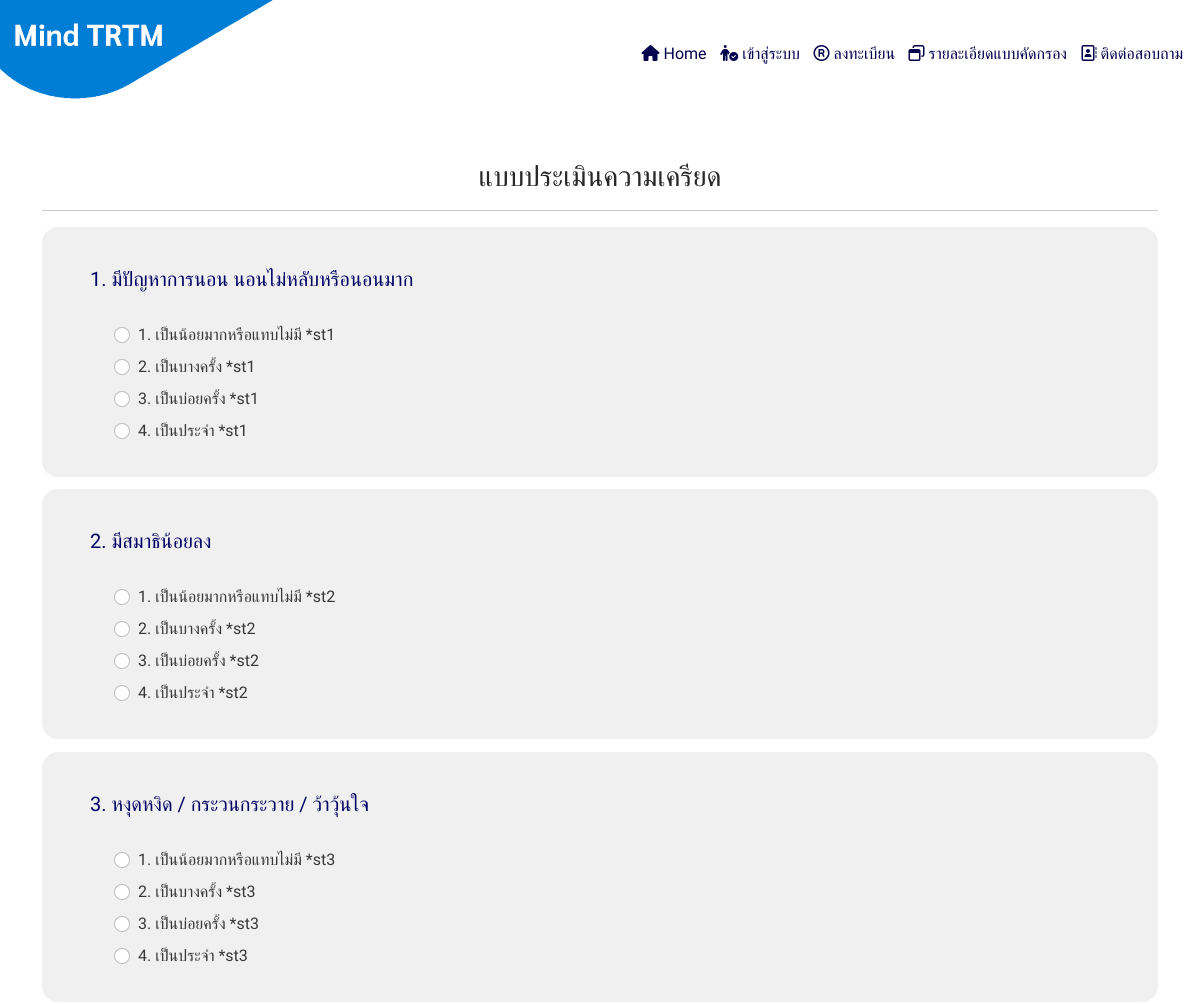
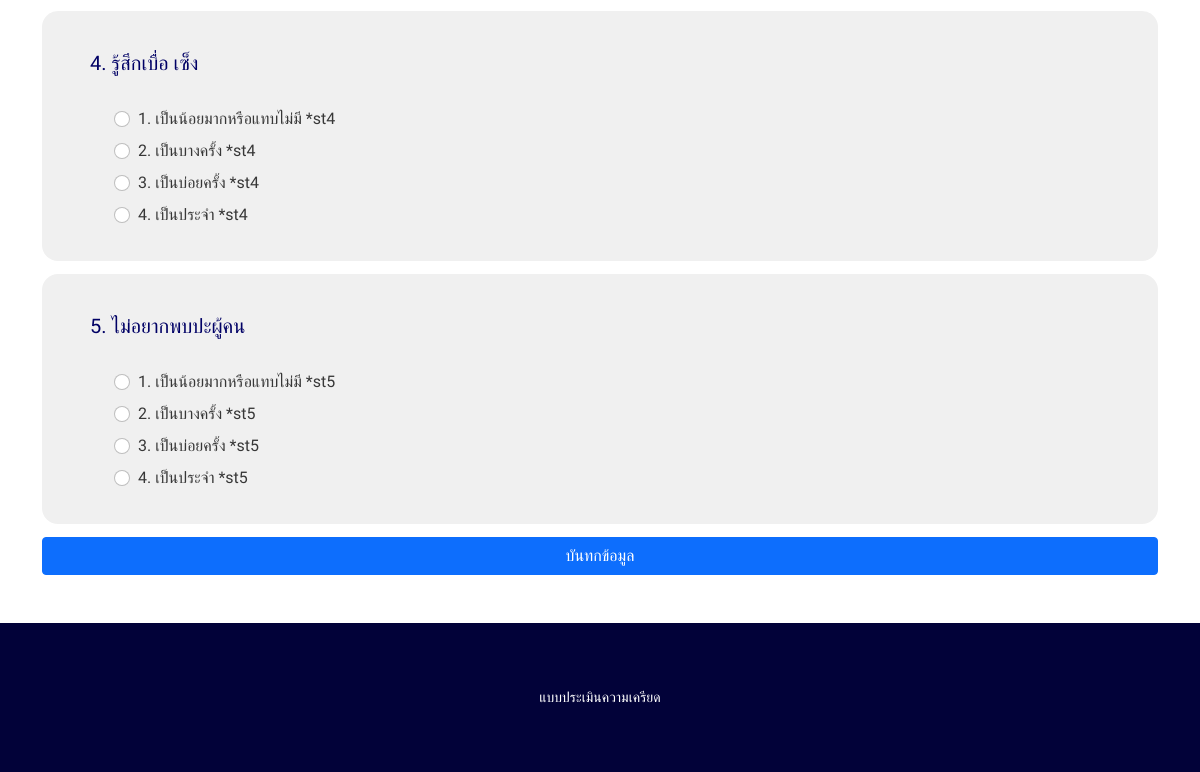
Screenshot of /question2.php with the database file from the repository (2 pictures, top to bottom).
### tables this page shows
CREATE TABLE `qt_2` (
  `qt2_id` int(11) NOT NULL,
  `qt2_title` text NOT NULL
);

### question2.php (the view, shortened to what this page needs)
<!DOCTYPE html>
<html lang="en">
<head>
    <link rel="stylesheet" href="css/style.css">
    <link rel="stylesheet" href="css/banner.css">
    <link rel="stylesheet" href="css/qt.css">
    <link rel="stylesheet" href="dist/css/bootstrap.min.css">
    <link rel="stylesheet" href="https://cdnjs.cloudflare.com/ajax/libs/animate.css/4.1.1/animate.min.css" />
</head>
<body>
    <?php include('banner/banner.php'); ?>
    <form method="POST" action="question2Insert.php">
        <div class="container" style="margin-top: 10rem;">
            <div class="col-md-12">
                <div class="headQ">
                    <h3>แบบประเมินความเครียด</h3>
                    <hr>
                </div>
                <?php
                include 'config/connect.php';
                $stmt = $coon->prepare(" SELECT* FROM qt_2 ");
                $stmt->execute();
                $nn = 1;
                while ($row = $stmt->fetch(PDO::FETCH_ASSOC)) {
                ?>
                    <div class="mainQ">
                        <div class="headTitle">
                            <h6><?= $row["qt2_title"] ?></h6>
                        </div>
                        <div class="subQ">
                            <div class="form-check mm1">
                                <input class="form-check-input st<?= $row["qt2_id"] ?>" type="radio" name="st<?= $row["qt2_id"] ?>" id="flexRadioDefault<?= $nn ?>-1" value="0">
                                <label class="form-check-label" for="flexRadioDefault<?= $nn ?>-1">
                                    1. เป็นน้อยมากหรือแทบไม่มี *st<?= $row["qt2_id"] ?>
                                </label>
                            </div>
                            <div class="form-check mm1">
                                <input class="form-check-input st<?= $row["qt2_id"] ?>" type="radio" name="st<?= $row["qt2_id"] ?>" id="flexRadioDefault<?= $nn ?>-2" value="1">
                                <label class="form-check-label" for="flexRadioDefault<?= $nn ?>-2">
                                    2. เป็นบางครั้ง *st<?= $row["qt2_id"] ?>
                                </label>
                            </div>
                            <div class="form-check mm1">
                                <input class="form-check-input st<?= $row["qt2_id"] ?>" type="radio" name="st<?= $row["qt2_id"] ?>" id="flexRadioDefault<?= $nn ?>-3" value="2">
                                <label class="form-check-label" for="flexRadioDefault<?= $nn ?>-3">
                                    3. เป็นบ่อยครั้ง *st<?= $row["qt2_id"] ?>
                                </label>
                            </div>
                            <div class="form-check mm1">
                                <input class="form-check-input st<?= $row["qt2_id"] ?>" type="radio" name="st<?= $row["qt2_id"] ?>" id="flexRadioDefault<?= $nn ?>-4" value="3">
                                <label class="form-check-label" for="flexRadioDefault<?= $nn ?>-4">
                                    4. เป็นประจำ *st<?= $row["qt2_id"] ?>
                                </label>
                            </div>
                        </div>
                    </div>
                <?php
                    $nn++;
                }
                ?>
                <div class="d-grid gap-2">
                    <button type="submit" class="btn btn-primary btnSub">บันทกข้อมูล</button>
                </div>
            </div>
        </div>
    </form>
    <?php include 'title-footer/footer.php'; ?>
</body>
</html>

### css/style.css (style rules this page uses)
* { margin: 0px; padding: 0px; box-sizing: border-box; }
.btnSub { font-family: "Prompt", sans-serif; }

### css/qt.css (style rules this page uses)
.headQ { display: block; width: 100%; height: auto; text-align: center; color: rgb(40, 40, 40); font-family: "Prompt", sans-serif; }
.mainQ { display: block; width: 100%; height: auto; padding: 2rem 3rem; border-radius: 1pt; border-radius: 1rem; background-color: #f0f0f0; margin-bottom: 0.8rem; }
.headTitle h6 { font-size: 20px; font-weight: 500; font-family: "Prompt", sans-serif; color: rgb(40, 40, 40); margin-bottom: 1.5rem; line-height: 40px; color: rgb(0, 0, 101); }
.subQ { display: block; width: 100%; height: auto; font-family: "Prompt", sans-serif; color: rgb(55, 55, 55); margin-left: 1.5rem; }
.mm1 { display: block; margin-top: 0.5rem; }

### rows the page displays
qt_2: qt2_title "1. มีปัญหาการนอน นอนไม่หลับหรือนอนมาก", qt2_id "1"
qt_2: qt2_title "2. มีสมาธิน้อยลง", qt2_id "2"
qt_2: qt2_title "3. หงุดหงิด / กระวนกระวาย / ว้าวุ้นใจ", qt2_id "3"
qt_2: qt2_title "4. รู้สึกเบื่อ เซ็ง", qt2_id "4"
qt_2: qt2_title "5. ไม่อยากพบปะผู้คน", qt2_id "5"
